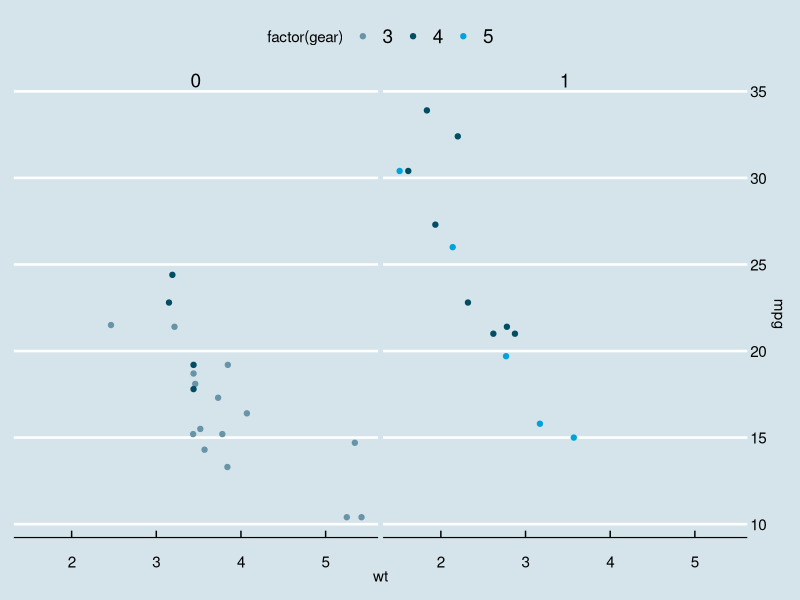
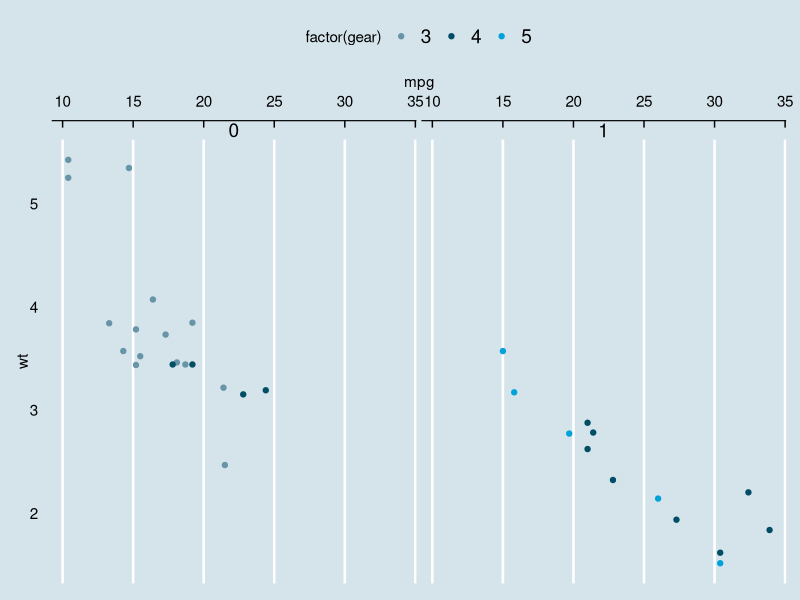
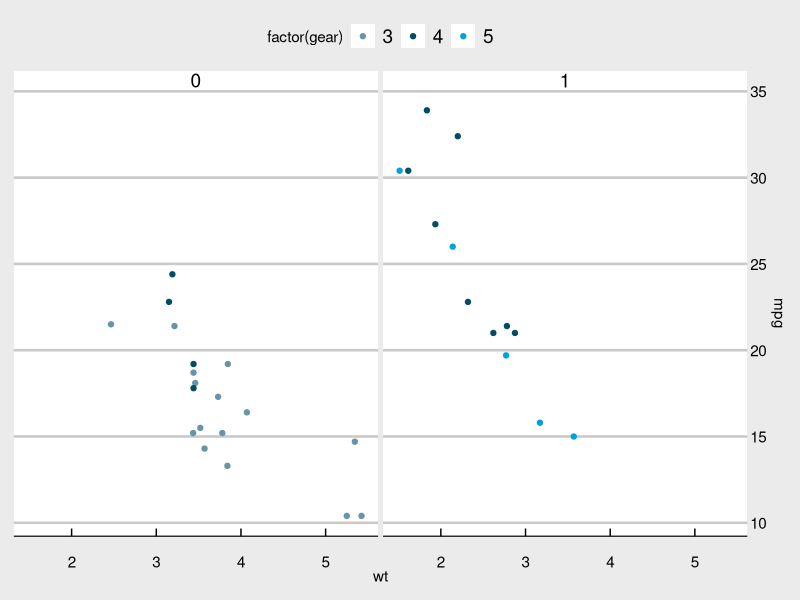
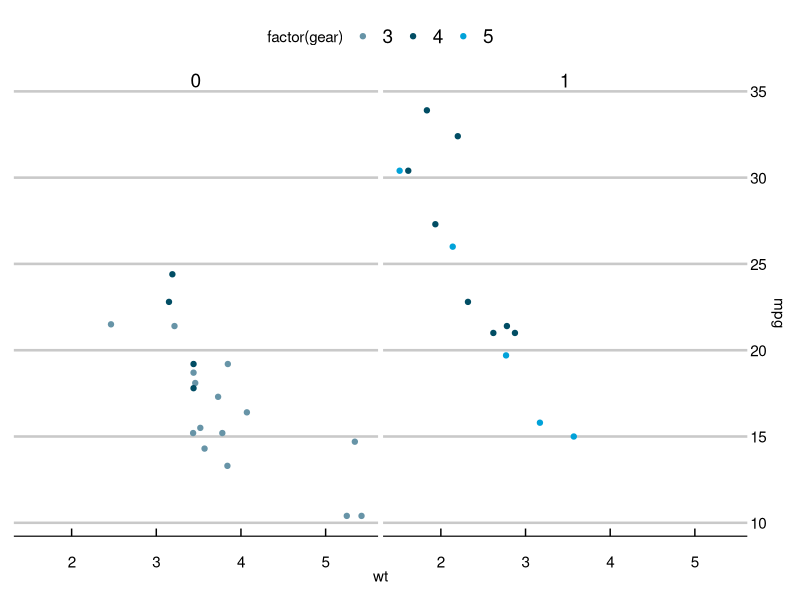

Generate these figures, in order, with R:
library(ggthemes)


### Name: theme_economist
### Title: ggplot color theme based on the Economist
### Aliases: theme_economist theme_economist_white

### ** Examples

library("ggplot2")

p <- ggplot(mtcars) +
     geom_point(aes(x = wt, y = mpg, colour = factor(gear))) +
     facet_wrap(~am) +
     # Economist puts x-axis labels on the right-hand side
     scale_y_continuous(position = "right")

## Standard
p + theme_economist() +
  scale_colour_economist()

# Change axis lines to vertical
p + theme_economist(horizontal = FALSE) +
    scale_colour_economist() +
    coord_flip()

## White panel/light gray background
p + theme_economist_white() +
    scale_colour_economist()

## All white variant
p + theme_economist_white(gray_bg = FALSE) +
    scale_colour_economist()

## Not run: 
##D 
##D ## The Economist uses ITC Officina Sans
##D library("extrafont")
##D p + theme_economist(base_family="ITC Officina Sans") +
##D     scale_colour_economist()
##D 
##D ## Verdana is a widely available substitute
##D p + theme_economist(base_family="Verdana") +
##D     scale_colour_economist()
##D 
## End(Not run)
